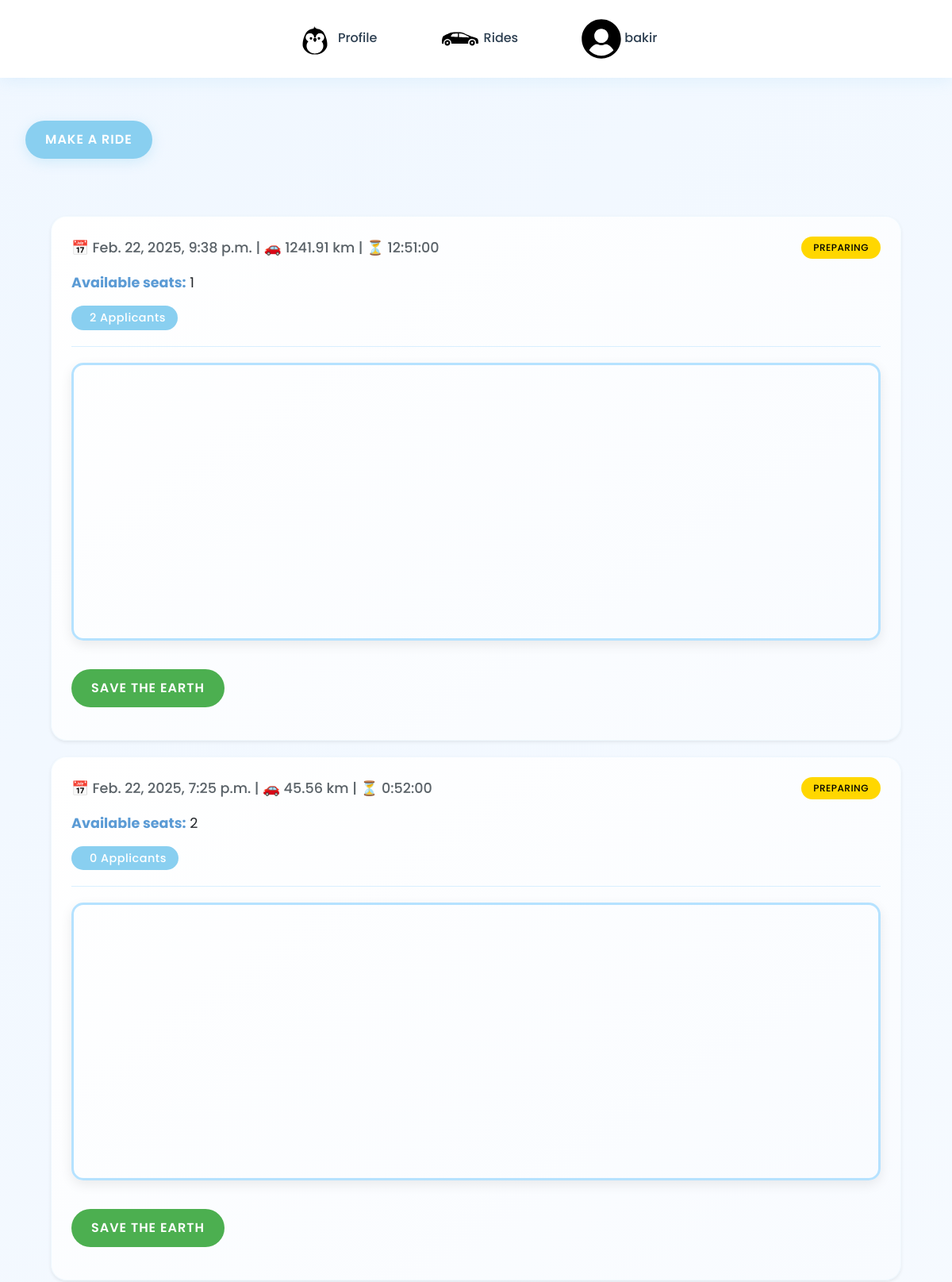
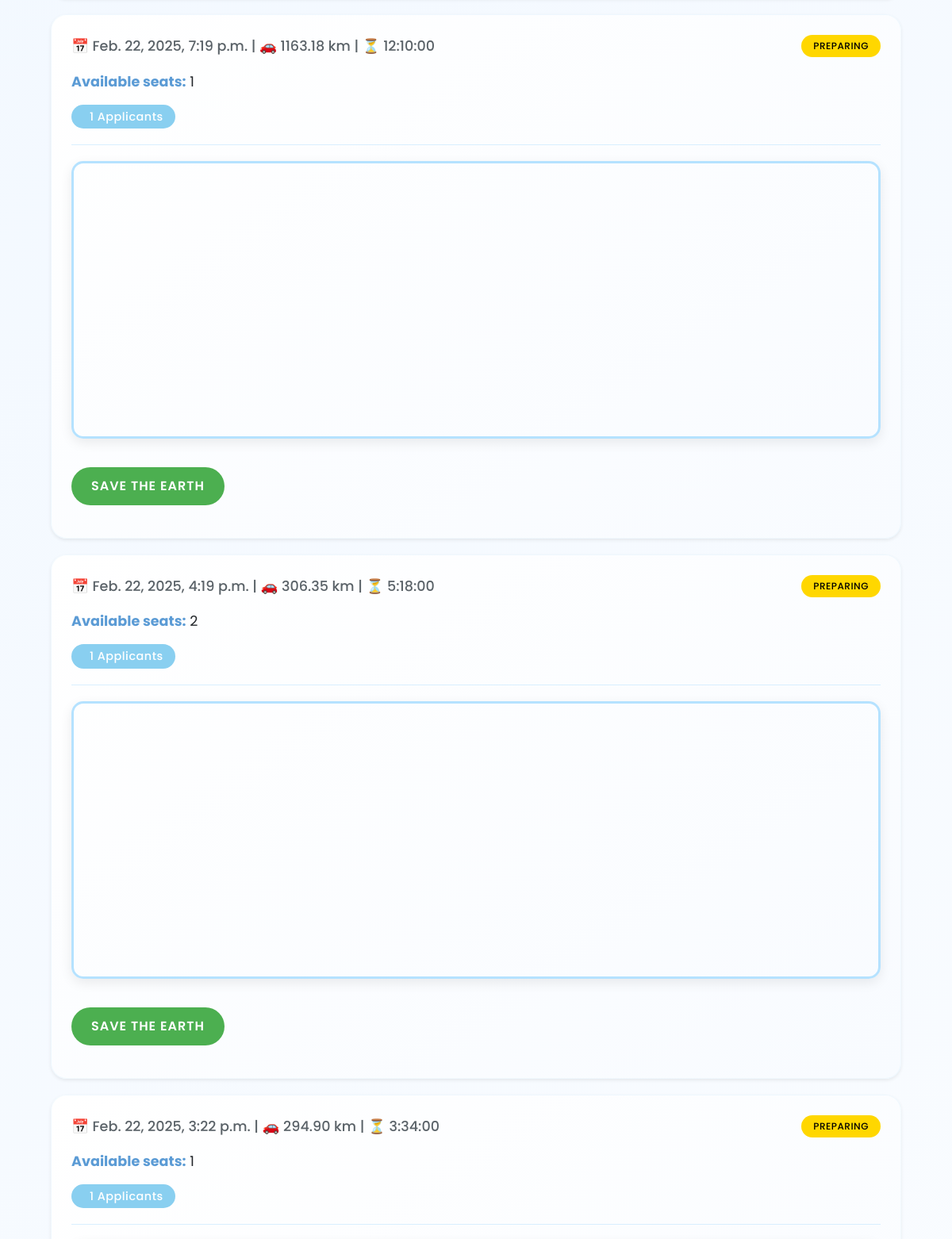
Screenshot of /rides/ (signed in, upper part) with the database file from the repository (2 pictures, top to bottom).
### base/models.py (models this page shows, shortened)
class User(AbstractUser):
    level = models.ForeignKey(UserLevel, on_delete=models.SET_NULL, null=True)
    km_passed = models.IntegerField(default=0)
    number_of_rides = models.IntegerField(default=0)

class Ride(models.Model):
    start = models.CharField(max_length=50)
    end = models.CharField (max_length=50)
    distance = models.DecimalField(max_digits=10, decimal_places=2, default=0.00)
    travelers = models.IntegerField(default=1)
    duration = models.DurationField(null=True, blank=True)
    created_on = models.DateTimeField(default=timezone.now)  # Changed from auto_now_add
    start_date = models.DateTimeField(default=timezone.now)
    STATUS_CHOICES = [
        ('PREPARING', 'Preparing'),
        ('FINISHED', 'Finished'),
        ('CANCELED', 'Canceled'),
    ]
    status = models.CharField(
        max_length=10,
        choices=STATUS_CHOICES,
        default='PREPARING'
    )
    origin_place_id = models.CharField(max_length=255, null=True)
    origin_latitude = models.FloatField(default=0)
    origin_longitude = models.FloatField(default=0)
    destination_place_id = models.CharField(max_length=255, null=True)
    destination_latitude = models.FloatField(default=0)
    destination_longitude = models.FloatField(default=0)
    distance_km = models.FloatField(default=0)
    duration_text = models.CharField(max_length=100, null=True)
    selected_route_index = models.IntegerField(default=0)
    selected_route_polyline = models.TextField(default='')

### rides/views.py (the view)
# urls.py: path('', RideListView.as_view(), name='rides'),
class RideListView(ListView):
    model = Ride
    template_name = 'rides.html'
    context_object_name = 'rides'
    def get_queryset(self):
        return Ride.objects.filter(
            status='PREPARING'
        ).annotate(
            applicant_count=Count('applications'),
            pending_count=Count('applications', filter=Q(applications__status='PENDING')),
            approved_count=Count('applications', filter=Q(applications__status='APPROVED'))
        ).order_by('-created_on')
    def get_context_data(self, **kwargs):
        context = super().get_context_data(**kwargs)
        for ride in context['rides']:
            print(f"Ride {ride.id}: {ride.applicant_count} applicants "
                  f"({ride.pending_count} pending, {ride.approved_count} approved)")
        return context

### rides/templates/rides.html (shortened to what this page needs)
{% extends 'base.html' %}
{% block content %}
<a href="{% url 'make_ride' %}" class="btn btn-primary">Make a ride</a>
<div class="container">
    {% for ride in rides %}
    <div class="ride-card shadow-sm">
        <div class="d-flex justify-content-between align-items-center mb-3">
            <p class="text-muted mb-0">
                📅 {{ ride.start_date }} | 🚗 {{ ride.distance }} km | ⏳ {{ ride.duration }}
            </p>
            <span class="badge bg-warning">{{ ride.status }}</span>
        </div>
        <p><strong>Available seats:</strong> {{ ride.travelers }}</p>
        <span class="badge bg-primary">
             {{ ride.applicant_count }} Applicants
        </span>
        <hr>
        <div class="map-container" id="map-{{ ride.id }}"></div>
        <a href="{% url 'apply_for_ride' ride.id %}" class="btn btn-success my-3">Save the Earth</a>
    </div>
    {% empty %}
    <div class="alert alert-info">
        <i class="bi bi-info-circle"></i> No active rides available at the moment.
    </div>
    {% endfor %}
</div>
{% endblock %}

### base/templates/base.html (shortened to what this page needs)
<!DOCTYPE html>
{% load static %}
<html lang="en">
<head>
    <link href="#"
          rel="stylesheet"
>
          <link href="https://cdn.jsdelivr.net/npm/bootstrap@5.3.0/dist/css/bootstrap.min.css" rel="stylesheet">
</head>
<body>
    <div class="container main-container">
        <nav class="navbar navbar-dark navbar-sticky d-flex justify-content-center">
            <a class="nav-link" href="{% url 'user_profile:profile' %}">
                <img src="{% static 'base/svgs/penguin_base.svg' %}" alt="Profile" width="50" height="50">
                <span class="link-text">Profile</span>
            </a>
            <a class="nav-link" href="{% url 'rides' %}">
                   <img src="{% static 'base/svgs/car.svg' %}" alt="Rides" width="50" height="50">
                <span class="link-text">Rides</span>
            </a>
            {% if user.is_authenticated %}
            <a class="nav-link logout-hover" href="{% url 'base:logout' %}">
                <img src="{% static 'base/svgs/user.svg' %}" alt="User" width="50" height="50">
                <span class="link-text">{{ user.username }}</span>
            </a>
            {% endif %}
        </nav>
        {% block content %}
        {% endblock content %}
    </div>
</body>
</html>

### base/templates/base.html (style rules this page uses)
:root { --primary-blue: #89CFF0; --secondary-blue: #B5E2FF; --dark-blue: #5B9BD5; --accent-blue: #4FB3E8; --background: #F0F7FF; --text-dark: #2C3E50; --shadow-color: rgba(137, 207, 240, 0.2); }
body { background: linear-gradient(135deg, var(--background) 0%, #FFFFFF 100%); min-height: 100vh; padding: 0; font-family: 'Poppins', sans-serif; }
.navbar-sticky { position: fixed; top: 0; left: 0; right: 0; z-index: 1000; padding: 1rem 2rem; background: rgba(255, 255, 255, 0.95); backdrop-filter: blur(10px); box-shadow: 0 2px 20px var(--shadow-color); transition: all 0.4s cubic-bezier(0.4, 0, 0.2, 1); }
.nav-link { position: relative; margin: 0 1.5rem; padding: 0.5rem 1rem; color: var(--text-dark) !important; font-weight: 500; transition: all 0.3s ease; border-radius: 12px; background: transparent; }
.nav-link:before { content: ''; position: absolute; bottom: -2px; left: 0; width: 100%; height: 2px; background: linear-gradient(90deg, var(--primary-blue), var(--accent-blue)); transform: scaleX(0); transform-origin: right; transition: transform 0.4s cubic-bezier(0.4, 0, 0.2, 1); }
.nav-link img { transform: scale(1); transition: all 0.3s ease; }
.main-container { margin-top: 100px; padding: 0 2rem; }

### rides/templates/rides.html (style rules this page uses)
:root { --baby-blue: #89CFF0; --baby-blue-light: #B5E2FF; --baby-blue-dark: #5B9BD5; }
.container { max-width: 1200px; padding: 2rem; }
.ride-card { background: linear-gradient(145deg, #ffffff, #f8fbff); border-radius: 20px; padding: 25px; margin: 20px 0; box-shadow: 0 10px 30px rgba(137, 207, 240, 0.15); border: 1px solid rgba(137, 207, 240, 0.1); transition: all 0.3s ease; }
.map-container { width: 100%; height: 350px; border-radius: 15px; overflow: hidden; margin: 20px 0; box-shadow: 0 5px 15px rgba(0, 0, 0, 0.08); border: 3px solid var(--baby-blue-light); }
.btn-primary { background: var(--baby-blue); border: none; padding: 12px 25px; border-radius: 30px; font-weight: 600; text-transform: uppercase; letter-spacing: 1px; transition: all 0.3s ease; margin: 20px 0; box-shadow: 0 4px 15px rgba(137, 207, 240, 0.3); }
.btn-success { background: #4CAF50; border: none; padding: 12px 25px; border-radius: 30px; font-weight: 600; text-transform: uppercase; letter-spacing: 1px; transition: all 0.3s ease; }
.badge { padding: 8px 15px; border-radius: 20px; font-weight: 500; letter-spacing: 0.5px; }
.badge.bg-warning { background-color: #FFD700 !important; color: #000; }
.badge.bg-primary { background-color: var(--baby-blue) !important; color: #fff; font-size: 0.9rem; }
.text-muted { color: #5a6268 !important; font-size: 1.1rem; font-weight: 500; }
.ride-card p { margin-bottom: 15px; font-size: 1.1rem; line-height: 1.6; }
.ride-card strong { color: var(--baby-blue-dark); }
hr { border-color: var(--baby-blue-light); margin: 20px 0; opacity: 0.5; }
.ride-card { animation: fadeIn 0.5s ease-out forwards; }

### rows the page displays
User: username "bakir"
Ride: start_date "Feb. 22, 2025, 9:38 p.m.", distance "1241.91", duration "12:51:00", status "PREPARING", travelers "1", applicant_count "2"
Ride: start_date "Feb. 22, 2025, 7:25 p.m.", distance "45.56", duration "0:52:00", status "PREPARING", travelers "2", applicant_count "0"
Ride: start_date "Feb. 22, 2025, 7:19 p.m.", distance "1163.18", duration "12:10:00", status "PREPARING", travelers "1", applicant_count "1"
Ride: start_date "Feb. 22, 2025, 4:19 p.m.", distance "306.35", duration "5:18:00", status "PREPARING", travelers "2", applicant_count "1"
Ride: start_date "Feb. 22, 2025, 3:22 p.m.", distance "294.90", duration "3:34:00", status "PREPARING", travelers "1", applicant_count "1"
